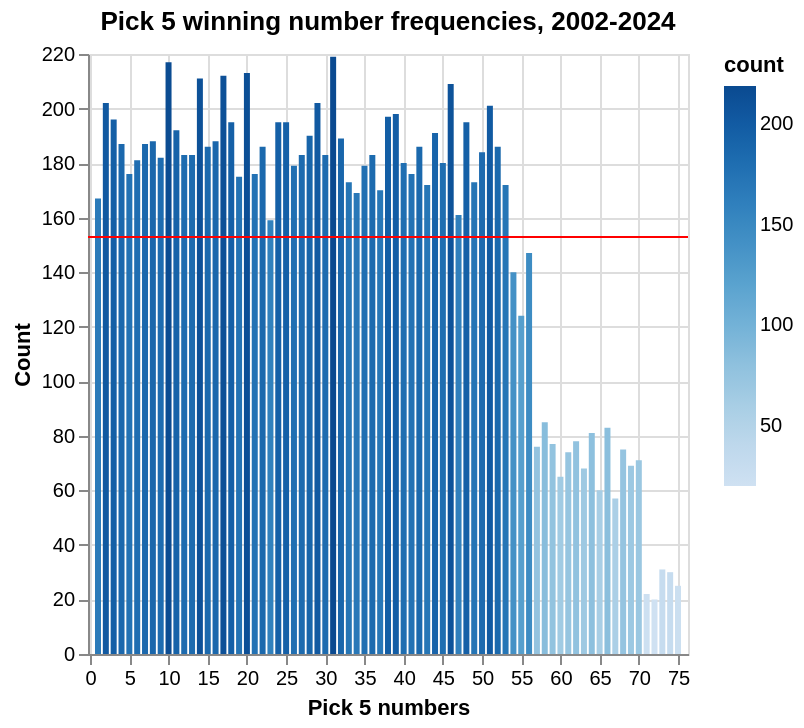

The notebook cell saved with this chart:
### Markdown cell above
### Plot it

The output above reveals that the number `31` has appeared `219` times among the Pick 5 winning numbers while the number `72` has only figured in `20` Pick 5 winning numbers. Let's visualize the frequency counts with a bar chart for a more enlightening view.

💡 I'm using the [Vega-Altair](https://altair-viz.github.io/) library to visualize the data.

### Code cell
base = alt.Chart(counts)  # Altair Chart requires DataFrame
bar = base.mark_bar(size=3).encode(
    x=alt.X(
        "value:Q",
        axis=alt.Axis(labelAngle=0, tickCount=15, tickMinStep=5),
        bin=False,
        scale=alt.Scale(domain=(1, 75)),
        sort="-y",
        title="Pick 5 numbers",
    ),
    y=alt.Y("count:Q", scale=alt.Scale(domain=(0, 220)), title="Count"),
    color=alt.Color("count:Q", scale=alt.Scale(scheme="blues")),
)
rule = base.mark_rule().encode(
    alt.Y("mean(count):Q"),
    color=alt.value("red"),
    strokeWidth=alt.value(1),
)
(bar + rule).properties(
    title=alt.Title("Pick 5 winning number frequencies, 2002-2024", align="center")
)

### Figure 1 — Vega-Lite specification as saved in the notebook (floating-point values rounded to 4 significant figures)
{"config": {"view": {"continuousWidth": 300, "continuousHeight": 300}}, "layer": [{"mark": {"type": "bar", "size": 3}, "encoding": {"color": {"field": "count", "scale": {"scheme": "blues"}, "type": "quantitative"}, "x": {"axis": {"labelAngle": 0, "tickCount": 15, "tickMinStep": 5}, "bin": false, "field": "value", "scale": {"domain": [1, 75]}, "sort": "-y", "title": "Pick 5 numbers", "type": "quantitative"}, "y": {"field": "count", "scale": {"domain": [0, 220]}, "title": "Count", "type": "quantitative"}}}, {"mark": {"type": "rule"}, "encoding": {"color": {"value": "red"}, "strokeWidth": {"value": 1}, "y": {"aggregate": "mean", "field": "count", "type": "quantitative"}}}], "data": {"name": "data-982d1361e519968065f33dd2e1e02ecd"}, "title": {"text": "Pick 5 winning number frequencies, 2002-2024", "align": "center"}, "$schema": "https://vega.github.io/schema/vega-lite/v5.17.0.json", "datasets": {"data-982d1361e519968065f33dd2e1e02ecd": [{"value": 31, "count": 219}, {"value": 10, "count": 217}, {"value": 20, "count": 213}, {"value": 17, "count": 212}, {"value": 14, "count": 211}, {"value": 46, "count": 209}, {"value": 2, "count": 202}, {"value": 29, "count": 202}, {"value": 51, "count": 201}, {"value": 39, "count": 198}, {"value": 38, "count": 197}, {"value": 3, "count": 196}, {"value": 18, "count": 195}, {"value": 24, "count": 195}, {"value": 25, "count": 195}, {"value": 48, "count": 195}, {"value": 11, "count": 192}, {"value": 44, "count": 191}, {"value": 28, "count": 190}, {"value": 32, "count": 189}, {"value": 16, "count": 188}, {"value": 8, "count": 188}, {"value": 4, "count": 187}, {"value": 7, "count": 187}, {"value": 22, "count": 186}, {"value": 52, "count": 186}, {"value": 42, "count": 186}, {"value": 15, "count": 186}, {"value": 50, "count": 184}, {"value": 12, "count": 183}, {"value": 30, "count": 183}, {"value": 36, "count": 183}, {"value": 13, "count": 183}, {"value": 27, "count": 183}, {"value": 9, "count": 182}, {"value": 6, "count": 181}, {"value": 45, "count": 180}, {"value": 40, "count": 180}, {"value": 26, "count": 179}, {"value": 35, "count": 179}, {"value": 5, "count": 176}, {"value": 41, "count": 176}, {"value": 21, "count": 176}, {"value": 19, "count": 175}, {"value": 33, "count": 173}, {"value": 49, "count": 173}, {"value": 53, "count": 172}, {"value": 43, "count": 172}, {"value": 37, "count": 170}, {"value": 34, "count": 169}, {"value": 1, "count": 167}, {"value": 47, "count": 161}, {"value": 23, "count": 159}, {"value": 56, "count": 147}, {"value": 54, "count": 140}, {"value": 55, "count": 124}, {"value": 58, "count": 85}, {"value": 66, "count": 83}, {"value": 64, "count": 81}, {"value": 62, "count": 78}, {"value": 59, "count": 77}, {"value": 57, "count": 76}, {"value": 68, "count": 75}, {"value": 61, "count": 74}, {"value": 70, "count": 71}, {"value": 69, "count": 69}, {"value": 63, "count": 68}, {"value": 60, "count": 65}, {"value": 65, "count": 60}, {"value": 67, "count": 57}, {"value": 73, "count": 31}, {"value": 74, "count": 30}, {"value": 75, "count": 25}, {"value": 71, "count": 22}, {"value": 72, "count": 20}]}}
